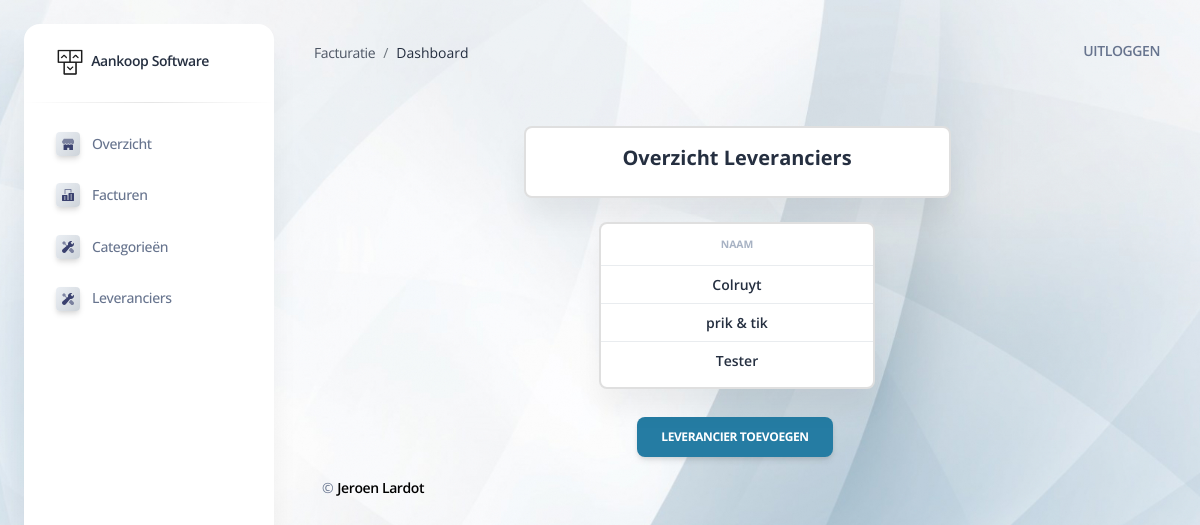
Before: /suppliers with the older database file.
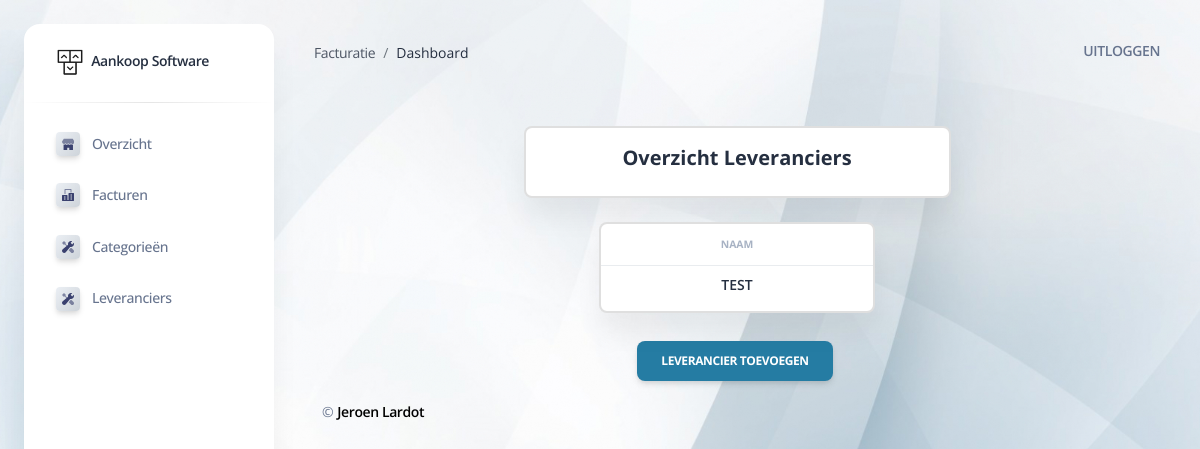
After: the same page with the newer database file.
### app/models.py (models this page shows, shortened)
class Supplier(models.Model):
    name = models.CharField(max_length=50)
    def __str__(self):
        return self.name

### app/views.py (the view)
# urls.py: path('suppliers', views.supplier_list_view, name='suppliers'),
def supplier_list_view(request):
    queryset = Supplier.objects.all()
    print(queryset)
    context={
        "suppliers": queryset
    }
    html_template = loader.get_template('suppliers.html')
    return HttpResponse(html_template.render(context, request));

### core/templates/suppliers.html (shortened to what this page needs)
{% extends 'layouts/base.html' %}
{% block content %}
  <div class="container-fluid py-4">
      <div class="row mt-4">
          <div class="col-3"></div>
        <div class="col-6 mb-xl-0 mb-4">
          <div class="card ">
              <div class="card-body p-3 align-middle text-center">
                  <h5 class="text-m mb-2 text-capitalize font-weight-bolder">Overzicht Leveranciers</h5>
              </div>
          </div>
        </div>
          <div class="col-3"></div>
      </div>
    <div class="row mt-4">
        <div class="col-4"></div>
      <div class="col-4 align-middle text-center">
        <div class="card mb-4">
          <div class="card-body px-0 pt-0 pb-2">
            <div class="table-responsive p-0">
              <table class="table align-items-center mb-0" id="invoicetable">
                <thead>
                  <tr>
                    <th class="text-uppercase text-secondary text-xxs font-weight-bolder opacity-7  align-middle text-center">Naam</th>
                  </tr>
                </thead>
                <tbody id="BodyRows">
                {% for supplier in suppliers %}
                    <tr>
                        <td class="align-middle text-center">
                            <h6 class="mb-0 text-sm">{{supplier.name}}</h6>
                        </td>
                    </tr>
                {% endfor %}
                </tbody>
              </table>
            </div>
          </div>
        </div>
        <a class="btn bg-gradient-primary my-1 me-1" href="create_supplier">Leverancier Toevoegen</a>
      </div>
        <div class="col-4"></div>
    </div>
    {% include "includes/footer.html" %}
      </div>
{% endblock content %}

Changed rows visible on the page:
removed Supplier: name "prik & tik"
removed Supplier: name "Tester"
changed Supplier: name "Colruyt" → "TEST"
